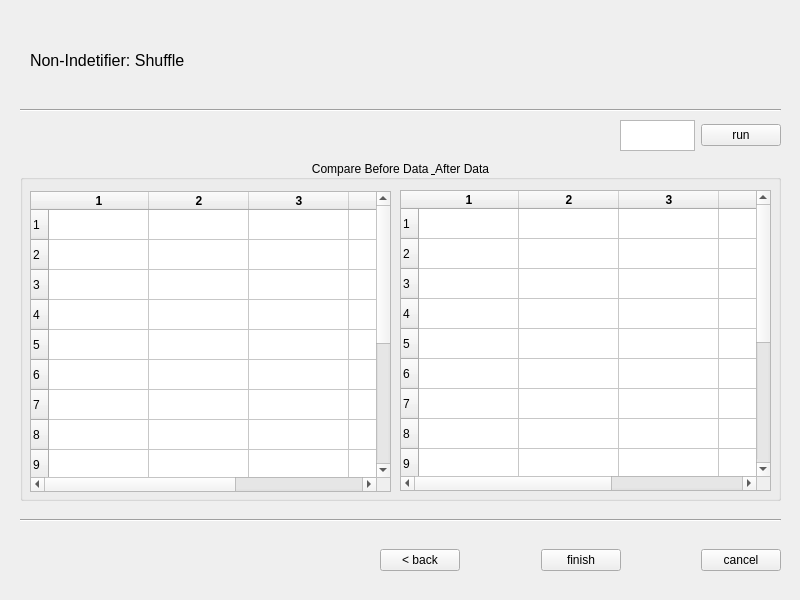
<?xml version="1.0" encoding="UTF-8"?>
<ui version="4.0">
 <class>Import Data</class>
 <widget class="QMainWindow" name="Import Data">
  <property name="geometry">
   <rect>
    <x>0</x>
    <y>0</y>
    <width>800</width>
    <height>600</height>
   </rect>
  </property>
  <property name="windowTitle">
   <string>MainWindow</string>
  </property>
  <widget class="QWidget" name="centralwidget">
   <widget class="QGroupBox" name="groupBox">
    <property name="geometry">
     <rect>
      <x>20</x>
      <y>160</y>
      <width>761</width>
      <height>341</height>
     </rect>
    </property>
    <property name="title">
     <string>Compare Before Data &amp; After Data</string>
    </property>
    <property name="alignment">
     <set>Qt::AlignCenter</set>
    </property>
    <widget class="QTableWidget" name="BeforeData">
     <property name="geometry">
      <rect>
       <x>10</x>
       <y>31</y>
       <width>361</width>
       <height>301</height>
      </rect>
     </property>
     <property name="rowCount">
      <number>15</number>
     </property>
     <row/>
     <row/>
     <row/>
     <row/>
     <row/>
     <row/>
     <row/>
     <row/>
     <row/>
     <row/>
     <row/>
     <row/>
     <row/>
     <row/>
     <row/>
     <column>
      <property name="text">
       <string>1</string>
      </property>
      <property name="font">
       <font>
        <weight>75</weight>
        <bold>true</bold>
       </font>
      </property>
     </column>
     <column>
      <property name="text">
       <string>2</string>
      </property>
      <property name="font">
       <font>
        <weight>75</weight>
        <bold>true</bold>
       </font>
      </property>
     </column>
     <column>
      <property name="text">
       <string>3</string>
      </property>
      <property name="font">
       <font>
        <weight>75</weight>
        <bold>true</bold>
       </font>
      </property>
     </column>
     <column>
      <property name="text">
       <string>4</string>
      </property>
      <property name="font">
       <font>
        <weight>75</weight>
        <bold>true</bold>
       </font>
      </property>
     </column>
     <column>
      <property name="text">
       <string>5</string>
      </property>
      <property name="font">
       <font>
        <weight>75</weight>
        <bold>true</bold>
       </font>
      </property>
     </column>
    </widget>
    <widget class="QTableWidget" name="AfterData">
     <property name="geometry">
      <rect>
       <x>380</x>
       <y>30</y>
       <width>371</width>
       <height>301</height>
      </rect>
     </property>
     <property name="rowCount">
      <number>15</number>
     </property>
     <row/>
     <row/>
     <row/>
     <row/>
     <row/>
     <row/>
     <row/>
     <row/>
     <row/>
     <row/>
     <row/>
     <row/>
     <row/>
     <row/>
     <row/>
     <column>
      <property name="text">
       <string>1</string>
      </property>
      <property name="font">
       <font>
        <weight>75</weight>
        <bold>true</bold>
       </font>
      </property>
     </column>
     <column>
      <property name="text">
       <string>2</string>
      </property>
      <property name="font">
       <font>
        <weight>75</weight>
        <bold>true</bold>
       </font>
      </property>
     </column>
     <column>
      <property name="text">
       <string>3</string>
      </property>
      <property name="font">
       <font>
        <weight>75</weight>
        <bold>true</bold>
       </font>
      </property>
     </column>
     <column>
      <property name="text">
       <string>4</string>
      </property>
      <property name="font">
       <font>
        <weight>75</weight>
        <bold>true</bold>
       </font>
      </property>
     </column>
     <column>
      <property name="text">
       <string>5</string>
      </property>
      <property name="font">
       <font>
        <weight>75</weight>
        <bold>true</bold>
       </font>
      </property>
     </column>
    </widget>
   </widget>
   <widget class="Line" name="line">
    <property name="geometry">
     <rect>
      <x>20</x>
      <y>510</y>
      <width>761</width>
      <height>20</height>
     </rect>
    </property>
    <property name="orientation">
     <enum>Qt::Horizontal</enum>
    </property>
   </widget>
   <widget class="QWidget" name="horizontalLayoutWidget_2">
    <property name="geometry">
     <rect>
      <x>380</x>
      <y>530</y>
      <width>401</width>
      <height>61</height>
     </rect>
    </property>
    <layout class="QHBoxLayout" name="horizontalLayout_2">
     <item>
      <widget class="QPushButton" name="backButton">
       <property name="text">
        <string>&lt; back</string>
       </property>
      </widget>
     </item>
     <item>
      <spacer name="horizontalSpacer">
       <property name="orientation">
        <enum>Qt::Horizontal</enum>
       </property>
       <property name="sizeHint" stdset="0">
        <size>
         <width>40</width>
         <height>20</height>
        </size>
       </property>
      </spacer>
     </item>
     <item>
      <widget class="QPushButton" name="finishButton">
       <property name="text">
        <string>finish</string>
       </property>
      </widget>
     </item>
     <item>
      <spacer name="horizontalSpacer_3">
       <property name="orientation">
        <enum>Qt::Horizontal</enum>
       </property>
       <property name="sizeHint" stdset="0">
        <size>
         <width>40</width>
         <height>20</height>
        </size>
       </property>
      </spacer>
     </item>
     <item>
      <widget class="QPushButton" name="cancelButton">
       <property name="text">
        <string>cancel</string>
       </property>
      </widget>
     </item>
    </layout>
   </widget>
   <widget class="Line" name="line_2">
    <property name="geometry">
     <rect>
      <x>20</x>
      <y>100</y>
      <width>761</width>
      <height>20</height>
     </rect>
    </property>
    <property name="orientation">
     <enum>Qt::Horizontal</enum>
    </property>
   </widget>
   <widget class="QLabel" name="label">
    <property name="geometry">
     <rect>
      <x>30</x>
      <y>30</y>
      <width>301</width>
      <height>61</height>
     </rect>
    </property>
    <property name="font">
     <font>
      <pointsize>12</pointsize>
     </font>
    </property>
    <property name="text">
     <string>Non-Indetifier: Shuffle</string>
    </property>
   </widget>
   <widget class="QWidget" name="horizontalLayoutWidget_3">
    <property name="geometry">
     <rect>
      <x>620</x>
      <y>120</y>
      <width>161</width>
      <height>31</height>
     </rect>
    </property>
    <layout class="QHBoxLayout" name="horizontalLayout_3">
     <item>
      <spacer name="horizontalSpacer_5">
       <property name="orientation">
        <enum>Qt::Horizontal</enum>
       </property>
       <property name="sizeHint" stdset="0">
        <size>
         <width>40</width>
         <height>20</height>
        </size>
       </property>
      </spacer>
     </item>
     <item>
      <widget class="QTextEdit" name="shffleText"/>
     </item>
     <item>
      <spacer name="horizontalSpacer_4">
       <property name="orientation">
        <enum>Qt::Horizontal</enum>
       </property>
       <property name="sizeHint" stdset="0">
        <size>
         <width>40</width>
         <height>20</height>
        </size>
       </property>
      </spacer>
     </item>
     <item>
      <widget class="QPushButton" name="runButton">
       <property name="text">
        <string>run</string>
       </property>
      </widget>
     </item>
    </layout>
   </widget>
  </widget>
 </widget>
 <resources/>
 <connections/>
</ui>
